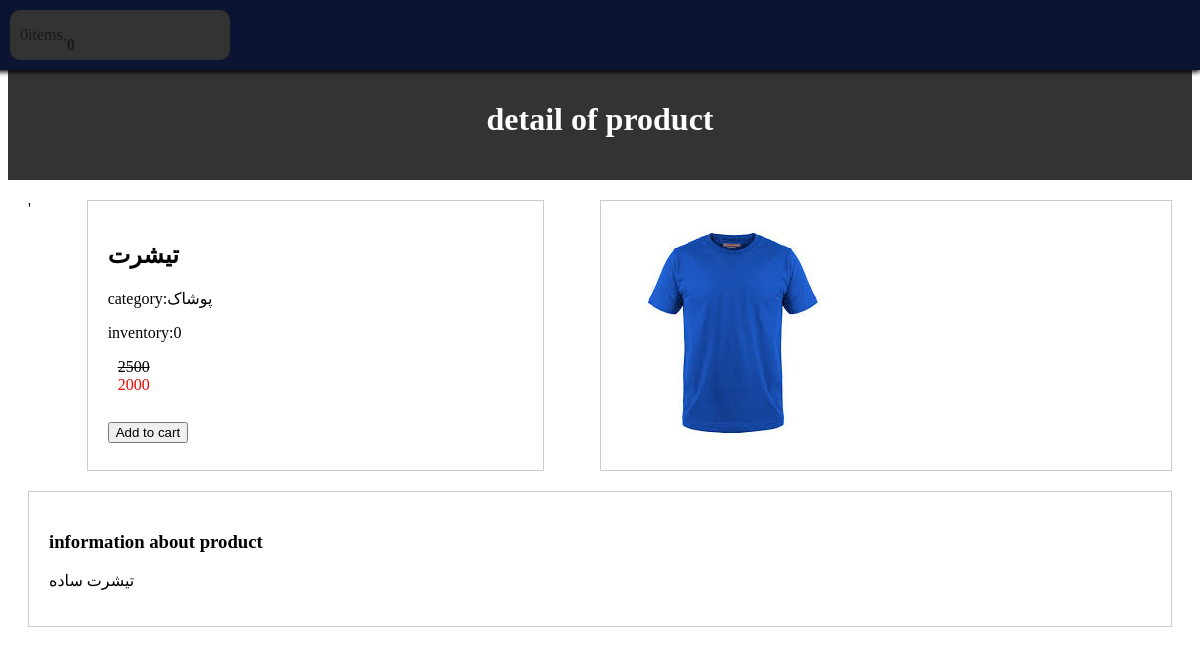
Before: /products/1/tshrt with the older database file.
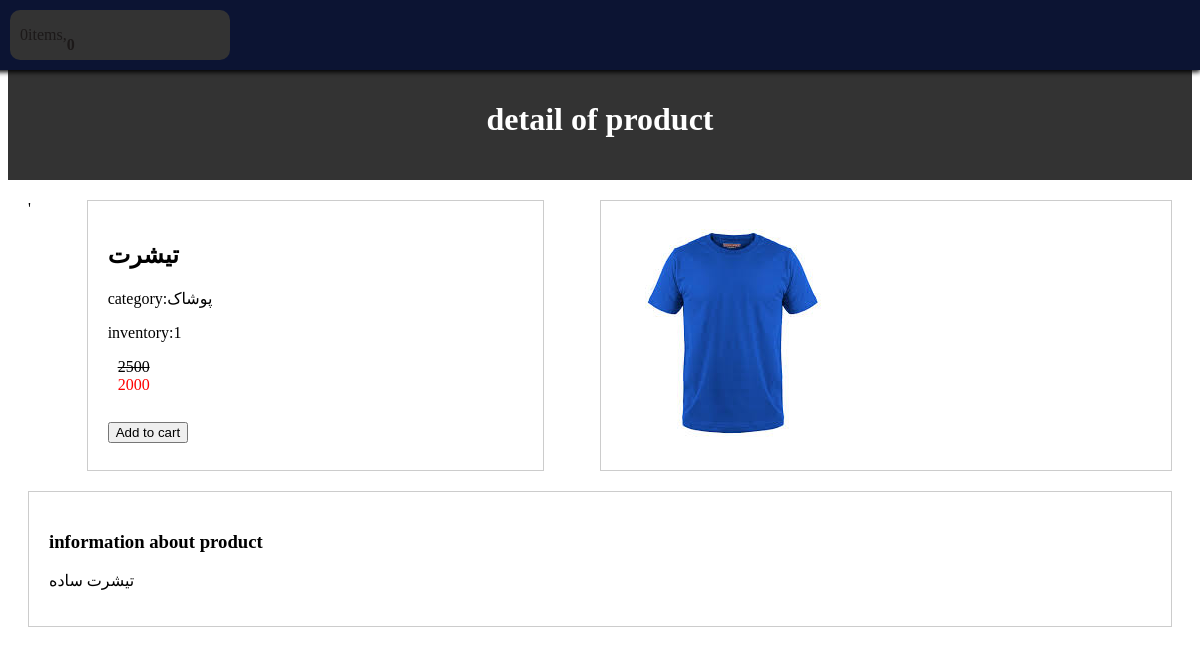
After: the same page with the newer database file.
### shop/models.py (models this page shows, shortened)
class Product(models.Model):
    category = models.ForeignKey(Category, related_name='product', on_delete=models.CASCADE, verbose_name='category')
    name = models.CharField(max_length=255, verbose_name='name product')
    slug = models.SlugField(max_length=255, verbose_name='slug')
    description = models.TextField(max_length=1200, verbose_name='product info')
    inventory = models.PositiveIntegerField(default=0, verbose_name='inventory')
    price = models.PositiveIntegerField(default=0, verbose_name='price')
    weight = models.PositiveIntegerField(default=0, verbose_name='weight')
    off = models.PositiveIntegerField(default=0, verbose_name='off')
    new_price = models.PositiveIntegerField(default=0, verbose_name="new price")
    created = models.DateTimeField(auto_now_add=True, verbose_name='created time')
    updated = models.DateTimeField(auto_now=True, verbose_name='updated time')
    class Meta:
        ordering = ['-created']
        indexes = [
            models.Index(fields=['id', 'slug']),
            models.Index(fields=['name']),
            models.Index(fields=['-created']),
        ]
        verbose_name = 'محصول'
        verbose_name_plural = 'محصولات'

class Category(models.Model):
    name = models.CharField(max_length=250)
    slug = models.SlugField(max_length=255, unique=True)
    class Meta:
        ordering = ['name']
        indexes = [
            models.Index(fields=['name'])
        ]
        verbose_name = 'category'
        verbose_name_plural = 'categories'
    def __str__(self):
        return self.name

class Image(models.Model):
    product = models.ForeignKey(Product, on_delete=models.CASCADE, related_name="images", verbose_name="product")
    file = models.ImageField(upload_to="product_images/%Y/%m/%d")
    title = models.CharField(max_length=250, verbose_name="title", null=True, blank=True)
    description = models.TextField(verbose_name="description", null=True, blank=True)
    created = models.DateTimeField(auto_now_add=True)
    class Meta:
        ordering = ['-created']
        indexes = [
            models.Index(fields=['-created'])
        ]
        verbose_name = "image"
        verbose_name_plural = "images"

### shop/views.py (the view)
# urls.py: path('products/<int:id>/<slug:slug>', views.product_detail, name='product_detail'),
def product_detail(request, id, slug):
    product = get_object_or_404(Product, slug=slug, id=id)
    cart = Cart(request)
    try:
        cart_quantity = cart.cart[str(id)]['quantity']
        count = product.inventory == cart_quantity
    except KeyError:
        count = False
    context = {
        'count': count,
        'cart': cart,
        'product': product,
    }
    return render(request, 'shop/detail.html', context)

### card/cart.py (called while the page is built)
    def get_total_price(self):
        price = sum(item['price'] * item['quantity'] for item in self.cart.values())
        return price

    def __len__(self):
        return sum(item['quantity'] for item in self.cart.values())

### card/context_processors.py (called while the page is built)
def cart(request):
    return {"cart": Cart(request)}

### templates/shop/detail.html (shortened to what this page needs)
{% extends 'parent/base.html' %}
{% load static %}
{% block content%}
     <div class="header">
        <h1> detail of product</h1>
    </div>
    <div class="product-container">'
        <div class="product-detail">
            <h2>{{ product.name }}</h2>
            <p> category:{{ product.category }}</p>
            <p>inventory:{{ product.inventory }}</p>
            <div class="price">
                <span class="original-price">{{ product.price }}</span>
                <br>
                <span class="discounted-price">{{ product.new_price }}</span>
            </div>
            <br>
        <button type="button" id="add-cart">Add to cart</button>
        </div>
        <div class="product-images">
            {% for img in product.images.all %}
                <img src="{{ img.file.url }}">
            {% endfor %}
        </div>
    </div>
    <div class="pr-dc">
        <h3>information about product</h3>
        <p>{{ product.description }}</p>
    </div>
{% endblock %}

### templates/parent/base.html (shortened to what this page needs)
{% load static %}
<!DOCTYPE html>
<html lang="en">
<head>
    <link rel="stylesheet" type="text/css" href="{% static 'css/base.css' %}">
</head>
<body>
{% include 'partials/header.html' %}
{% block content %}{% endblock %}
</body>
</html>

### templates/partials/header.html (shortened to what this page needs)
<div class="cart-container">
    {% with item_count=cart|length %}
    <a href="{% url 'cart:cart_detail' %}" class="cart-link">
        <div class="cart-info-container">
            <span id="item_count" class="item-count">{{ item_count }}</span>items,
            <span id="total_price" class="total-price">{{ cart.get_total_price }}</span>
        </div>
    </a>
    {% endwith %}
</div>

### shop/static/css/base.css (style rules this page uses)
.header { text-align:center; padding: 20px; background-color: #333; color: #fff; margin-top: 60px; }
a:link, a:visited { color: #1c1919; text-decoration: none; }
.price { position: relative; margin: 10px; }
.original-price { text-decoration: line-through; }
.discounted-price { color: red; }
.product-container { display: flex; justify-content: space-between; margin: 20px ; }
.product-detail { width: 40%; padding: 20px; box-sizing: border-box; border: 1px solid #ccc; }
.product-images { width: 50%; padding: 20px; box-sizing: border-box; border: 1px solid #ccc; }
.pr-dc { clear:both; margin: 20px; padding: 20px; box-sizing: border-box; border: 1px solid #ccc; }
.cart-container { width:100%; position: fixed; top: 0; right: 0; padding: 10px; background-color: #0c1433; border-bottom-left-radius: 5px; box-shadow: 0 2px 5px rgba(0,0,0, 3); }
.cart-link { text-decoration: none; color: #fff; display: flex; align-items: center; }
.cart-info-container { width: 200px; height: 50px; background-color: #333; border-radius: 10px; display: flex; align-items: center; padding: 0 10px; margin-left: 20px; }
.total-price { font-weight: bold; margin-top: 20px; }

Changed rows visible on the page:
changed Product "تیشرت": inventory "0" → "1"
